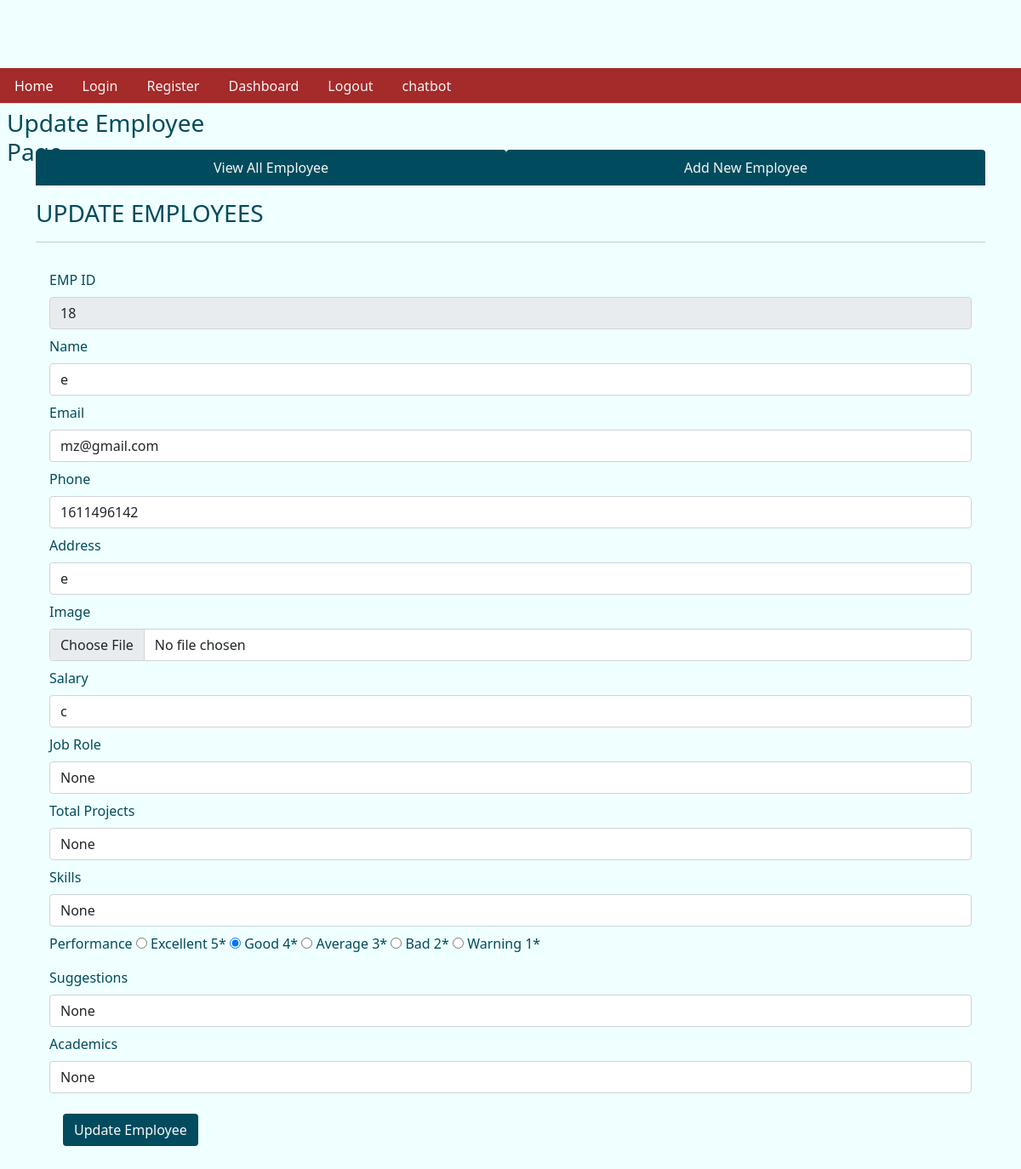
/fetchone/18, run on the app's committed database.
### tables this page shows
CREATE TABLE emp ( empid integer primary key AUTOINCREMENT, name text not null, email text, phone integer, address text, joining_date timestamp DEFAULT CURRENT_TIMESTAMP,  total_projects integer default 1, total_test_case integer DEFAULT 1, total_defects_found integer DEFAULT 1, total_defects_pending integer DEFAULT 1 , salary TEXT, Performance TEXT, img_path TEXT, last_updated TIMESTAMP, total_project TEXT, job_role TEXT, suggestion TEXT, skills TEXT, academics TEXT);

### app.py (the view)
@app.route('/fetchone/<int:empid>')
def fetchone(empid):
    user = get_current_user()
    db = get_database()
    emp_cur = db.execute('select * from emp where empid = ?', [empid])
    single_emp = emp_cur.fetchone()
    return render_template('updateemployee.html', user = user, single_emp = single_emp)

### app.py (called while the page is built)
@app.teardown_appcontext
def close_database(error):
    if hasattr(g, 'crudapplication_db'):
        g.crudapplication_db.close()

def get_current_user():
    user = None
    if 'user' in session:
        user = session['user']
        db = get_database()
        user_cur = db.execute('select * from users where name = ?', [user])
        user = user_cur.fetchone()
    return user

### database.py (called while the page is built)
def connect_to_database():
    sql = sqlite3.connect('C:/Users/mdzid/Downloads/Documents/flask/crud_application_flask/crudapplication.db')
    sql.row_factory = sqlite3.Row
    return sql

def get_database():
    if not hasattr(g, 'crudapplication_db'):
        g.crudapplication_db = connect_to_database()
    return g.crudapplication_db

### templates/updateemployee.html (shortened to what this page needs)
{% from "showlinks.html" import show_links, showsocialmedialinks %}
<!DOCTYPE html>
<html lang="en">
<head>
  <link href="https://cdn.jsdelivr.net/npm/bootstrap@5.1.3/dist/css/bootstrap.min.css" rel="stylesheet"
>
  <link rel="stylesheet" href="{{ url_for('static', filename='home.css')}}" type="text/css">
</head>
<body>
  <div class="parent">
    <div class="child child3">
      {{ show_links() }}
    </div>
    <div class="child child4">
      <h3 class="m-2">Update Employee Page</h3>
    </div>
    <div class="child child5" style="color:rgb(0, 75, 93);">
    </div>
    <div class="child child6left">
    </div>
    <div class="child child6 container" style="color:rgb(0, 75, 93);">
      <ul class="nav nav-tabs nav-fill mb-3">
        <li class="nav-item">
          <a class="nav-link" style=" background-color:rgb(0, 75, 93); color:whitesmoke;" href="dashboard.html">View All
            Employee</a>
        </li>
        <li class="nav-item">
          <a class="nav-link" style=" background-color:rgb(0, 75, 93); color:whitesmoke;" href="addnewemployee.html">Add
            New Employee</a>
        </li>
      </ul>
      <div class="table-responsive-lg caption-top">
        <caption>
          <h3>UPDATE EMPLOYEES</h3>
        </caption>
        <hr>
        {% if single_emp %}
        <form class="p-3" action="/updateemployee" method="POST", enctype = 'multipart/form-data'>
          <div class="mb-2">
            <label for="empid" class="form-label">EMP ID</label>
            <input type="text" class="form-control" id="empid" value="{{single_emp['empid']}}" name="empid" readonly>
          </div>
          <div class="mb-2">
            <label for="name" class="form-label">Name</label>
            <input type="text" class="form-control" id="name" value="{{single_emp['name']}}" name="name">
          </div>
          <div class="mb-2">
            <label for="email" class="form-label">Email</label>
            <input type="text" class="form-control" id="email" value="{{single_emp['email']}}" name="email">
          </div>
          <div class="mb-2">
            <label for="name" class="form-label">Phone</label>
            <input type="text" class="form-control" id="phone" value="{{single_emp['phone']}}" name="phone">
          </div>
          <div class="mb-2">
            <label for="email" class="form-label">Address</label>
            <input type="text" class="form-control" id="address" value="{{single_emp['address']}}" name="address">
          </div>
          <div class="mb-2">
            <label for="image" class="form-label">Image</label>
            <input type="file" class="form-control" id="image" name="image">
          </div>
          <div class="mb-2">
            <label for="email" class="form-label">Salary</label>
            <input type="text" class="form-control" id="salary" value="{{single_emp['salary']}}" name="salary">
          </div>
          <div class="mb-2">
            <label for="email" class="form-label">Job Role</label>
            <input type="text" class="form-control" id="job_role" value="{{single_emp['job_role']}}" name="job_role">
          </div>
          <div class="mb-2">
            <label for="email" class="form-label">Total Projects</label>
            <input type="text" class="form-control" id="total_project" value="{{single_emp['total_project']}}" name="total_project">
          </div>
          <div class="mb-2">
            <label for="email" class="form-label">Skills</label>
            <input type="text" class="form-control" id="skills" value="{{single_emp['skills']}}" name="skills">
          </div>
          <div class="mb-2">
            <label for="Performance" class="form-label">Performance</label>
            <input type="radio" id="Excellent" name="Performance" value="Excellent" {% if single_emp['Performance'] == 'Excellent' %}checked{% endif %}>
            <label for="Excellent">Excellent 5*</label>
            <input type="radio" id="Good" name="Performance" value="Good" {% if single_emp['Performance'] == 'Good' %}checked{% endif %}>
            <label for="Good">Good 4*</label>
            <input type="radio" id="Average" name="Performance" value="Average" {% if single_emp['Performance'] == 'Average' %}checked{% endif %}>
            <label for="Average">Average 3*</label>
            <input type="radio" id="Bad" name="Performance" value="Bad" {% if single_emp['Performance'] == 'Bad' %}checked{% endif %}>
            <label for="Bad">Bad 2*</label>
            <input type="radio" id="warning" name="Performance" value="warning" {% if single_emp['Performance'] == 'warning' %}checked{% endif %}>
            <label for="warning">Warning 1*</label>
        </div>
        <div class="mb-2">
          <label for="email" class="form-label">Suggestions</label>
          <input type="text" class="form-control" id="suggestion" value="{{single_emp['suggestion']}}" name="suggestion">
        </div>
        <div class="mb-2">
          <label for="email" class="form-label">Academics</label>
          <input type="text" class="form-control" id="academics" value="{{single_emp['academics']}}" name="academics">
        </div>
          {% endif %}
          <button type="submit" class="btn text-light m-3" style="background-color:rgb(0, 75, 93);">Update
            Employee</button>
        </form>
      </div>
    </div>
    <div class="child child6right">
    </div>
  </div>
</body>
</html>

### static/home.css (style rules this page uses)
html, body { height: 100%; background-color:azure; color:rgb(0, 75, 93); }
.parent { height: 100%; display: grid; grid-template-columns: repeat(4, 1fr); grid-template-rows: 10% 5% 7% auto 7%; }
.child { margin-bottom: 10px; }
.child3 { grid-column: 1/-1; grid-row: 2/3; }
.child4 { grid-column: 1/2; grid-row: 3/4; }
.child5 { grid-column: 4/5; grid-row: 3/4; text-align: center; }
.child6 { grid-column: 1/-1; grid-row: 4/5; }

### data on the page
emp: empid "18", name "e", email "mz@gmail.com", phone "1611496142", address "e", salary "c", Performance "☐ Excellent 5*", Performance "☑ Good 4*", Performance "☐ Average 3*", Performance "☐ Bad 2*", Performance "☐ Warning 1*"
